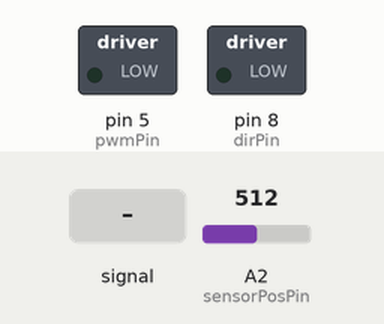
Bench run of a sketch on a simulated Arduino Uno, built with avr-gcc and run on an emulated ATmega328P. Parts: switched loads named in the sketch (green lamp = pin HIGH). Inputs (shaded band) come from the test bench; at power-on: A2 (sensorPosPin) = 512.

Above: at 1.2 s.
1.3 s: A2 (sensorPosPin) fed a 200 Hz sine of ±81 counts around its level
At 2.06 s:
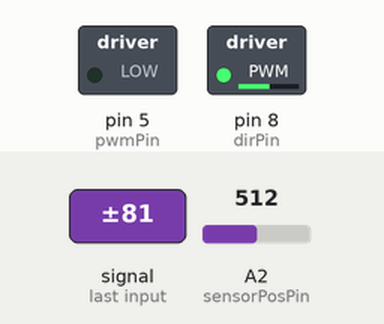
4.3 s: A2 (sensorPosPin) set to 710
At 5.1 s:
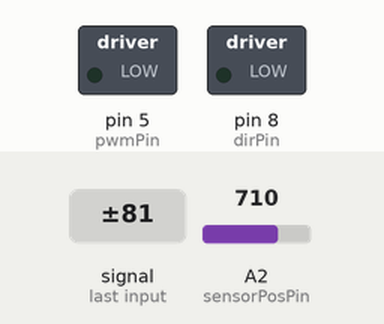
5.8 s: A2 (sensorPosPin) set to 716
7.3 s: A2 (sensorPosPin) set to 690
At 8.5 s:
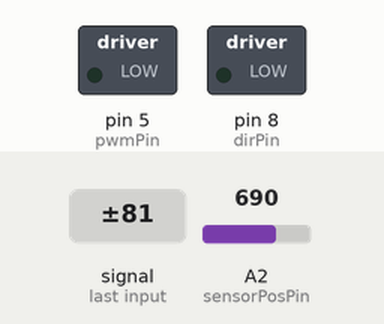
8.8 s: A2 (sensorPosPin) set to 1023
At 10.0 s:
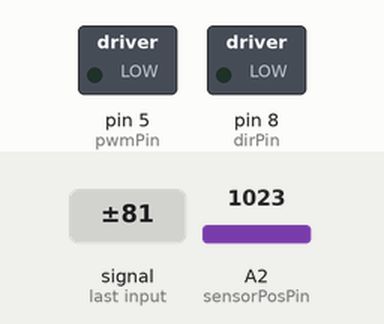
10.3 s: A2 (sensorPosPin) set to 511
At 11.3 s:
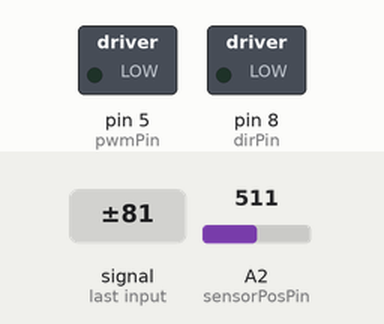
Timing chart, 0 to 12.8 s (numbered marks = the images above; inputs shaded):
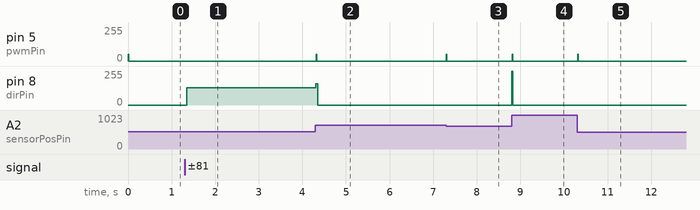

Measured:
- after the input at 1.3 s, pin 8 (dirPin): 0/255 → 130/255 after 0.05 s
- after the input at 4.3 s, pin 5 (pwmPin): 0/255 → 50/255 at once, → 0/255 0.01 s later; pin 8 (dirPin): 130/255 → 0/255 at once
- after the input at 7.3 s, pin 5 (pwmPin): 0/255 → 50/255 at once, → 0/255 0.01 s later
- after the input at 8.8 s, pin 5 (pwmPin): 0/255 → 50/255 at once, → 0/255 0.01 s later; pin 8 (dirPin): 0/255 → 255/255 at once, → 0/255 0.03 s later
- after the input at 10.3 s, pin 5 (pwmPin): 0/255 → 50/255 at once, → 0/255 0.01 s later

The sketch:

A4P3_Lim.ino
```cpp
//--------------------------------------------------------------------------
// Code to test basic Hapkit functionality (sensing and force output)
// 04.11.14
// Last updated by David Lim 10.29.24
//--------------------------------------------------------------------------

// Includes
#include <math.h>

// Experiment switching
// #define parta1
#define parta2
// #define partb
// #define partc
// #define parte

// Pin declares
int pwmPin = 5; // PWM output pin for motor 1
int dirPin = 8; // direction output pin for motor 1
int sensorPosPin = A2; // input pin for MR sensor
int fsrPin = A3; // input pin for FSR sensor

// Position tracking variables
int updatedPos = 0;     // keeps track of the latest updated value of the MR sensor reading
int rawPos = 0;         // current raw reading from MR sensor
int lastRawPos = 0;     // last raw reading from MR sensor
int lastLastRawPos = 0; // last last raw reading from MR sensor
int flipNumber = 0;     // keeps track of the number of flips over the 180deg mark
int tempOffset = 0;
int rawDiff = 0;
int lastRawDiff = 0;
int rawOffset = 0;
int lastRawOffset = 0;
const int flipThresh = 700;  // threshold to determine whether or not a flip over the 180 degree mark occurred
boolean flipped = false;
double OFFSET = 980;
double OFFSET_NEG = 15;

// Kinematics variables
double xh = 0;           // position of the handle [m]

// Time and time step variables
double t;   // time [s]
double tLast;   // time [s] from previous loop
double dt;   // time step [s]

// Velocity estimate variables
double alpha = 0.10;   // IIR filter parameter
double xhLast;   // xh [m] from previous loop
double vh;   // velocity [m/s] of the handle, unfiltered
double vhFilt;   // vh [m/s], IIR filtered

// Force output variables
double force = 0;           // force at the handle
double Tp = 0;              // torque of the motor pulley
double duty = 0;            // duty cylce (between 0 and 255)
unsigned int output = 0;    // output command to the motor

#ifdef partc
  int T = 10;   // experiment time
  bool stop;   // true when experiment has ended
  int count;   // number of loops
#endif

// Virtual wall variables
#ifdef parte
  double xWall = 0.005;   // position [m] of the wall
  double k = 600;   // stiffness [N/m] of the wall
#endif

// --------------------------------------------------------------
// Setup function -- NO NEED TO EDIT
// --------------------------------------------------------------
void setup()
{
  // Set up serial communication
  Serial.begin(115200);

  // Set PWM frequency
  setPwmFrequency(pwmPin,1);

  // Input pins
  pinMode(sensorPosPin, INPUT); // set MR sensor pin to be an input
  pinMode(fsrPin, INPUT);       // set FSR sensor pin to be an input

  // Output pins
  pinMode(pwmPin, OUTPUT);  // PWM pin for motor A
  pinMode(dirPin, OUTPUT);  // dir pin for motor A

  // Initialize motor
  analogWrite(pwmPin, 0);     // set to not be spinning (0/255)
  digitalWrite(dirPin, LOW);  // set direction

  // Initialize position valiables
  lastLastRawPos = analogRead(sensorPosPin);
  lastRawPos = analogRead(sensorPosPin);
  flipNumber = 0;
}


// --------------------------------------------------------------
// Main Loop
// --------------------------------------------------------------
void loop()
{

  //*************************************************************
  //*** Section 1. Compute position in counts (do not change) ***
  //*************************************************************

  // Get voltage output by MR sensor
  rawPos = analogRead(sensorPosPin);  //current raw position from MR sensor

  // Calculate differences between subsequent MR sensor readings
  rawDiff = rawPos - lastRawPos;          //difference btwn current raw position and last raw position
  lastRawDiff = rawPos - lastLastRawPos;  //difference btwn current raw position and last last raw position
  rawOffset = abs(rawDiff);
  lastRawOffset = abs(lastRawDiff);

  // Update position record-keeping vairables
  lastLastRawPos = lastRawPos;
  lastRawPos = rawPos;

  // Keep track of flips over 180 degrees
  if((lastRawOffset > flipThresh) && (!flipped)) { // enter this anytime the last offset is greater than the flip threshold AND it has not just flipped
    if(lastRawDiff > 0) {        // check to see which direction the drive wheel was turning
      flipNumber--;              // cw rotation
    } else {                     // if(rawDiff < 0)
      flipNumber++;              // ccw rotation
    }
    flipped = true;            // set boolean so that the next time through the loop won't trigger a flip
  } else {                        // anytime no flip has occurred
    flipped = false;
  }
   updatedPos = rawPos + flipNumber*OFFSET; // need to update pos based on what most recent offset is

  //*************************************************************
  //*** Section 2. Compute position in meters *******************
  //*************************************************************

  // Define kinematic parameters you may need
  double rh = 0.070;   // radius [m] of the handle
  // Step B.1: print updatedPos via serial monitor
  //Serial.print("updatedPos:");
  //Serial.print(updatedPos);
  //Serial.print(" ");
  // Step B.6: double ts = ?; // Compute the angle of the sector pulley (ts) in degrees based on updatedPos
  double ts = 0.01326 * updatedPos - 7.28;
  // Step B.7: xh = ?;       // Compute the position of the handle (in meters) based on ts (in radians)
  double xh = rh * PI * ts / 180.;
  // Step B.8: print xh via serial monitor
  //Serial.print("xh:");
  //Serial.print(xh,4);
  //Serial.print(" ");

  //*************************************************************
  //*** Section 3. Assign a motor output force in Newtons *******
  //*************************************************************

  // Define kinematic parameters you may need
  double rp = 0.005;   // radius [m] of the pulley
  double rs = 0.074;   // radius [m] of the sector
  // Step C.1: force = ?; // You will generate a force by simply assigning this to a constant number (in Newtons)
  // force = 0.12;
  // Step C.2: Tp = ?;    // Compute the require motor pulley torque (Tp) to generate that force
  // Tp = rh * rp * force / rs;

  //*************************************************************
  //******************* Rendering Algorithms ********************
  //*************************************************************

  tLast = t;   // store previous time [s]
  t = micros() / 64. / 1000000.;   // store current time (scaled by 1/64 since clock speed is affected by PWM code)
  dt = t - tLast;   // compute time step

  // Velocity estimate and filtering
  vh = (xh - xhLast) / (t - tLast);   // compute the velocity of the handle with numerical differentiation of the handle position (first-order divided difference)
  vhFilt = alpha*vh + (1 - alpha)*vhFilt;   // filter vh using a first-order IIR filter
  xhLast = xh;   // store the previous handle position
  // Serial.print("vh:");
  // Serial.print(vh,4);
  // Serial.print(" ");
  // Serial.print("vhFilt:");
  // Serial.print(vhFilt,4);
  // Serial.print(" ");

  //******************* Part A1: Coulomb friction estimate *******************
  #ifdef parta1
    force = 0.15;   // counter friction force
  #endif

  //******************* Part A2: Damping estimate *******************
  #ifdef parta2
  double b = 0.13;
    if (abs(vhFilt) > 0.005) {   // if the filtered velocity magnitude is greater than a threshold
      force = b * vhFilt + vhFilt/abs(vhFilt)*0.15;   // compute counter damping + counter friction force
    }
    else {   // if the filtered velocity magnitude is less than the threshold
      force = 0;   // force is zero
    }
  #endif

  //******************* Part B: Position Quantization Estimation *******************
  #ifdef partb
    Serial.print("updatedPos:");
    Serial.print(updatedPos);   // print the position in counts
    Serial.println(" ");
  #endif

  //******************* Part C: Loop Period Estimation *******************
  #ifdef partc
    if (!stop) {   // if experiment allowed to continue
      count = count + 1;   // increment loop counter
    }
    if (t > T) {   // if time elapsed exceeds experiment time
      force = 0;
      stop = true;   // stop the experiment
      Serial.print("Time:");
      Serial.print(t,6);
      Serial.println(" ");
      Serial.print("Count:");
      Serial.print(count);
      Serial.println(" ");
      Serial.print("Average period:");
      Serial.print(t/count,6);   // print the result
      Serial.println(" ");
      while (1) {   // stop void loop
        delay(1000);
      }
    }
  #endif

  //******************* Part E: Virtual Wall *******************
  #ifdef parte
    if (xh > xWall) {   // if the handle is inside the wall
      force = k * (xWall - xh);   // compute spring force
    }
    else {   // if the handle is outside the wall
      force = 0;   // force is zero
    }
    Serial.println(updatedPos);
  #endif

  Tp = rh * rp * force / rs;   // compute the torque required to output the desired force

  //*************************************************************
  //*** Section 4. Force output (do not change) *****************
  //*************************************************************

  // Determine correct direction for motor torque
  if(force > 0) {
    digitalWrite(dirPin, HIGH);
  } else {
    digitalWrite(dirPin, LOW);
  }

  // Compute the duty cycle required to generate Tp (torque at the motor pulley)
  duty = sqrt(abs(Tp)/0.0183);

  // Make sure the duty cycle is between 0 and 100%
  if (duty > 1) {
    duty = 1;
  } else if (duty < 0) {
    duty = 0;
  }

  output = (int)(duty* 255);   // convert duty cycle to output signal
  analogWrite(pwmPin,output);  // output the signal
}

// --------------------------------------------------------------
// Function to set PWM Freq -- DO NOT EDIT
// --------------------------------------------------------------
void setPwmFrequency(int pin, int divisor) {
  byte mode;
  if(pin == 5 || pin == 6 || pin == 9 || pin == 10) {
    switch(divisor) {
      case 1: mode = 0x01; break;
      case 8: mode = 0x02; break;
      case 64: mode = 0x03; break;
      case 256: mode = 0x04; break;
      case 1024: mode = 0x05; break;
      default: return;
    }
    if(pin == 5 || pin == 6) {
      TCCR0B = TCCR0B & 0b11111000 | mode;
    } else {
      TCCR1B = TCCR1B & 0b11111000 | mode;
    }
  } else if(pin == 3 || pin == 11) {
    switch(divisor) {
      case 1: mode = 0x01; break;
      case 8: mode = 0x02; break;
      case 32: mode = 0x03; break;
      case 64: mode = 0x04; break;
      case 128: mode = 0x05; break;
      case 256: mode = 0x06; break;
      case 1024: mode = 0x7; break;
      default: return;
    }
    TCCR2B = TCCR2B & 0b11111000 | mode;
  }
}
```
